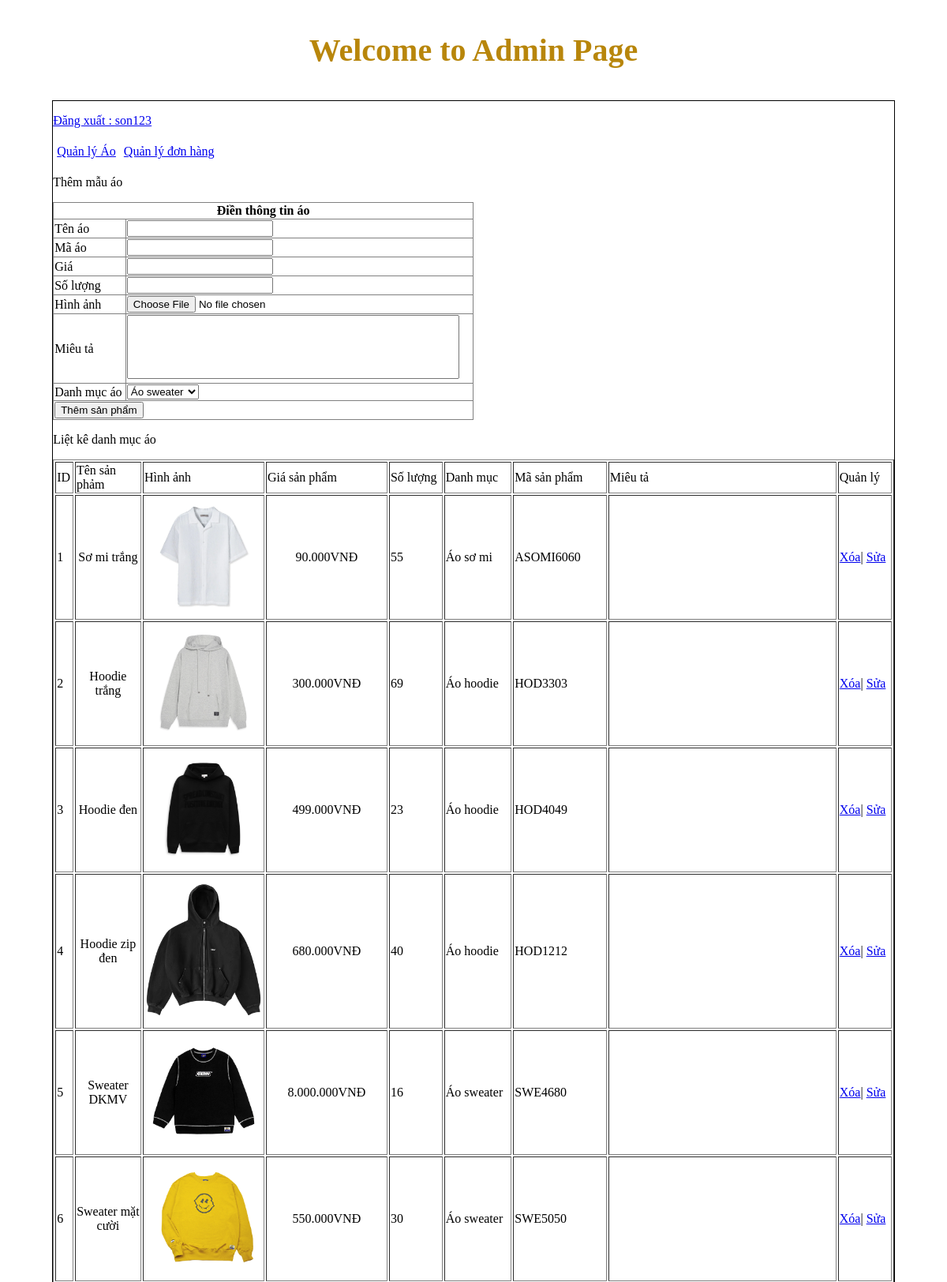
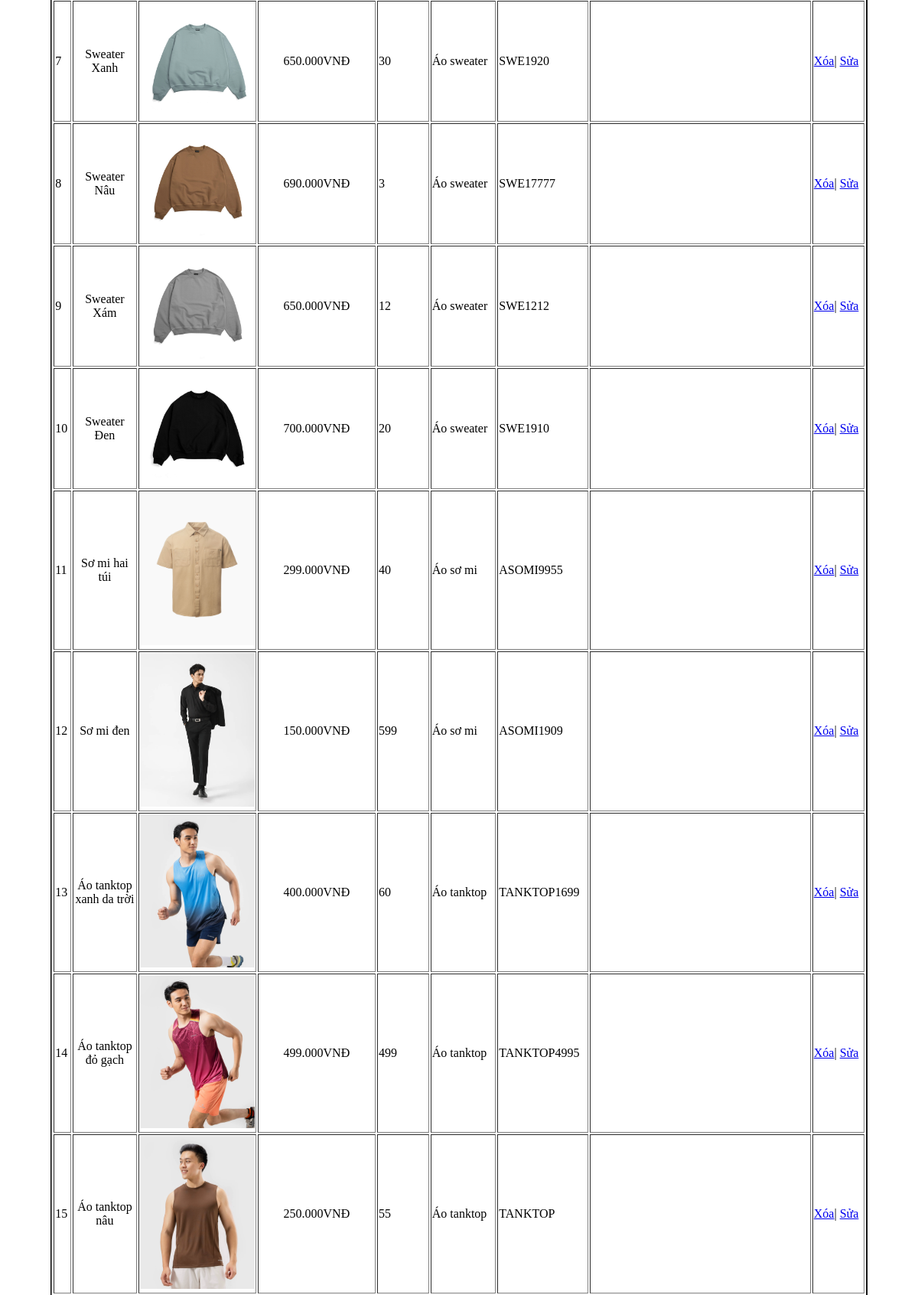
The page /admin/index.php?action=quanlyao&query=them (signed in, upper part) on the database its author committed (2 pictures, top to bottom).
### tables this page shows
CREATE TABLE `tbl_ao` (
  `id_ao` int(11) NOT NULL,
  `tenao` varchar(100) NOT NULL,
  `maao` varchar(100) NOT NULL,
  `giaao` float NOT NULL,
  `soluong` int(11) NOT NULL,
  `hinhanh` varchar(100) NOT NULL,
  `mieuta` text NOT NULL,
  `id_danhmuc` int(11) NOT NULL,
  `trangthai` int(11) NOT NULL,
  `banchay` int(11) NOT NULL
);

CREATE TABLE `tbl_danhmuc` (
  `id_danhmuc` int(11) NOT NULL,
  `tendanhmuc` varchar(100) NOT NULL,
  `thutu` int(11) NOT NULL
);

### admin/modules/quanlyao/lietke.php (the view)
<?php
    $sql_lietke_sp="SELECT * FROM tbl_ao ,tbl_danhmuc WHERE tbl_ao.id_danhmuc=tbl_danhmuc.id_danhmuc ORDER BY id_ao DESC";
    $result_lietke_sp= mysqli_query($connect,$sql_lietke_sp);
?>
<p>Liệt kê danh mục áo</p>
 <table style="width: 100%;" border="1" style="border-collapse:collapse;">
     <tr>
         <td>ID</td>
         <td>Tên sản phảm</td>
         <td>Hình ảnh </td>
         <td>Giá sản phẩm</td>
         <td>Số lượng</td>
         <td>Danh mục</td>
         <td>Mã sản phẩm</td>
         <td>Miêu tả</td>
         <td>Quản lý</td>
     </tr>
     <?php
    $i=0;
    while($row=mysqli_fetch_array($result_lietke_sp)){
        $i++;
     ?>
     <tr>
         <td><?php echo $i ?></td>
         <td style="width:80px;height:150px; text-align: center;">
                            <?php echo $row['tenao'] ?>
         </td>
         <td style="width:150px;height:150px;" >
                            <img src="modules/quanlyao/uploads/<?php echo $row['hinhanh'] ?> " width="100%" >
         </td>
         <td style="width:150px;text-align: center;">
                            <?php echo number_format($row['giaao'],0,',','.').'VNĐ'  ?>
         </td>
         <td><?php echo $row['soluong'] ?>      </td>
         <td><?php echo $row['tendanhmuc'] ?>      </td>
         <td><?php echo $row['maao'] ?>    </td>
         <td><?php echo $row['mieuta'] ?>       </td>
         <td>
            <a href="modules/quanlyao/xuly.php?idao=<?php echo $row['id_ao']?>">Xóa</a>|
             <a href="?action=quanlyao&query=sua&idao=<?php echo $row['id_ao']?>">Sửa</a>
         </td>
     </tr>
     <?php
    }
    ?>
 </table>

### rows shown on the page
tbl_ao: tenao "Sơ mi trắng", hinhanh (picture), giaao "90.000", soluong "55", id_danhmuc.tendanhmuc "Áo sơ mi", maao "ASOMI6060"
tbl_ao: tenao "Hoodie trắng", hinhanh (picture), giaao "300.000", soluong "69", id_danhmuc.tendanhmuc "Áo hoodie", maao "HOD3303"
tbl_ao: tenao "Hoodie đen", hinhanh (picture), giaao "499.000", soluong "23", id_danhmuc.tendanhmuc "Áo hoodie", maao "HOD4049"
tbl_ao: tenao "Hoodie zip đen", hinhanh (picture), giaao "680.000", soluong "40", id_danhmuc.tendanhmuc "Áo hoodie", maao "HOD1212"
tbl_ao: tenao "Sweater DKMV", hinhanh (picture), giaao "8.000.000", soluong "16", id_danhmuc.tendanhmuc "Áo sweater", maao "SWE4680"
tbl_ao: tenao "Sweater mặt cười", hinhanh (picture), giaao "550.000", soluong "30", id_danhmuc.tendanhmuc "Áo sweater", maao "SWE5050"
tbl_ao: tenao "Sweater Xanh", hinhanh (picture), giaao "650.000", soluong "30", id_danhmuc.tendanhmuc "Áo sweater", maao "SWE1920"
tbl_ao: tenao "Sweater Nâu", hinhanh (picture), giaao "690.000", soluong "3", id_danhmuc.tendanhmuc "Áo sweater", maao "SWE17777"
tbl_ao: tenao "Sweater Xám", hinhanh (picture), giaao "650.000", soluong "12", id_danhmuc.tendanhmuc "Áo sweater", maao "SWE1212"
tbl_ao: tenao "Sweater Đen", hinhanh (picture), giaao "700.000", soluong "20", id_danhmuc.tendanhmuc "Áo sweater", maao "SWE1910"
tbl_ao: tenao "Sơ mi hai túi", hinhanh (picture), giaao "299.000", soluong "40", id_danhmuc.tendanhmuc "Áo sơ mi", maao "ASOMI9955"
tbl_ao: tenao "Sơ mi đen", hinhanh (picture), giaao "150.000", soluong "599", id_danhmuc.tendanhmuc "Áo sơ mi", maao "ASOMI1909"
tbl_ao: tenao "Áo tanktop xanh da trời", hinhanh (picture), giaao "400.000", soluong "60", id_danhmuc.tendanhmuc "Áo tanktop", maao "TANKTOP1699"
tbl_ao: tenao "Áo tanktop đỏ gạch", hinhanh (picture), giaao "499.000", soluong "499", id_danhmuc.tendanhmuc "Áo tanktop", maao "TANKTOP4995"
tbl_ao: tenao "Áo tanktop nâu", hinhanh (picture), giaao "250.000", soluong "55", id_danhmuc.tendanhmuc "Áo tanktop", maao "TANKTOP"

### other values the page prints
$_SESSION['dangnhap'] "son123"
form field danhmuc "Áo sweater"
